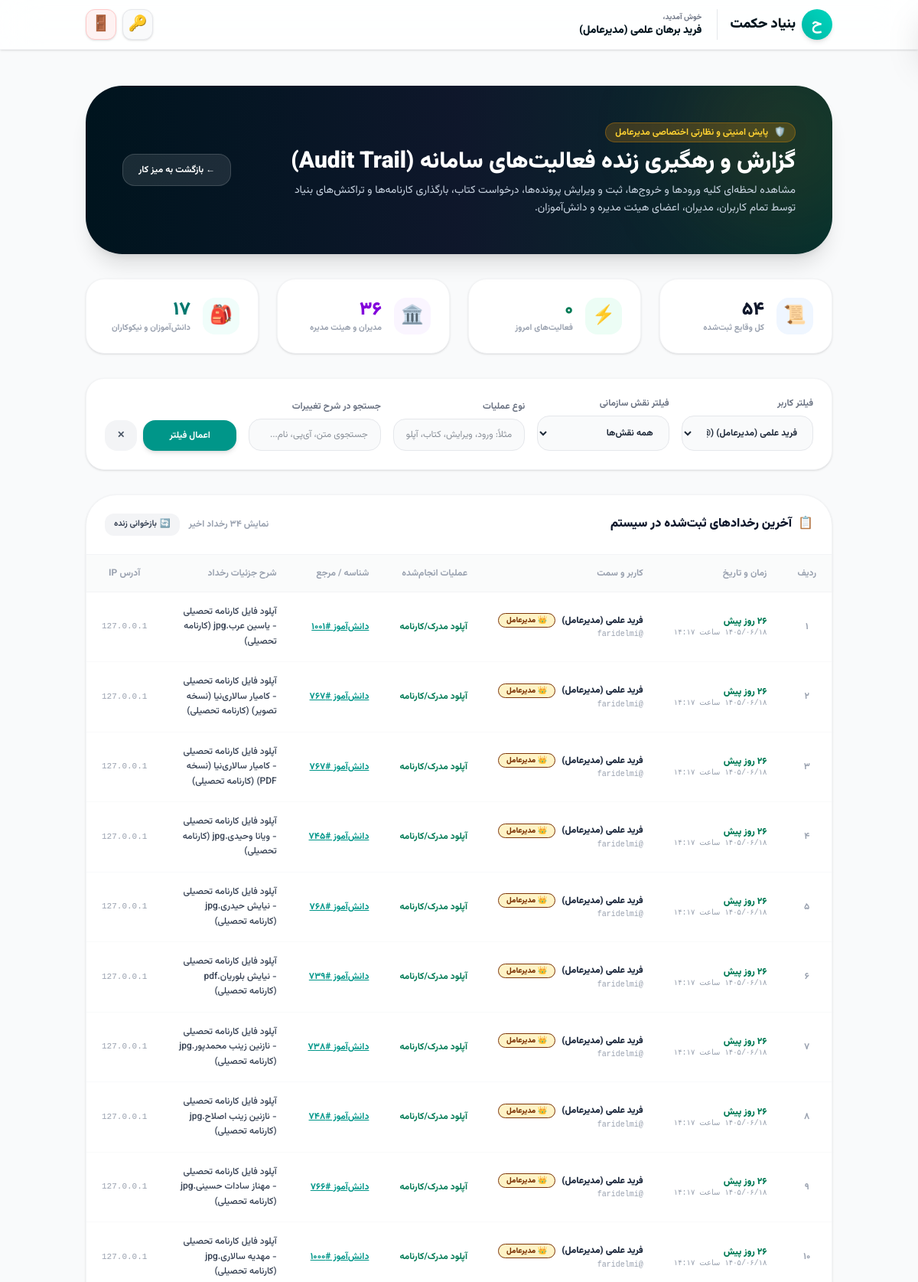
Screenshot of /admin/audit-logs.php?user=faridelmi (signed in, upper part) with the database file from the repository.
### tables this page shows
CREATE TABLE audit_logs (
    id INTEGER PRIMARY KEY AUTOINCREMENT,
    user_id INTEGER,
    username TEXT,
    user_name TEXT,
    role TEXT,
    action TEXT,
    target_type TEXT,
    target_id INTEGER,
    description TEXT,
    ip_address TEXT,
    created_at TEXT
);

### admin/audit-logs.php (the view, shortened to what the rows shown need)
<?php
require_once '../includes/db.php';
require_once '../includes/auth.php';
$filter_user = trim($_GET['user'] ?? '');
$where_clauses = ["1=1"];
$params = [];
if ($filter_user !== '') {
    $where_clauses[] = "username = ?";
    $params[] = $filter_user;
}
$where_sql = implode(" AND ", $where_clauses);
$query = "SELECT * FROM audit_logs WHERE $where_sql ORDER BY id DESC LIMIT 150";
$stmt = $pdo->prepare($query);
$stmt->execute($params);
$logs = $stmt->fetchAll();
?>
<!DOCTYPE html>
<html lang="fa" dir="rtl">
<head>
<link rel="stylesheet" href="/assets/tailwind.min.css">
</head>
<body class="bg-gray-50 text-gray-800 antialiased min-h-screen">
    <main class="container mx-auto px-4 md:px-6 py-8">
        <div class="bg-gradient-to-r from-primary-900 via-slate-900 to-teal-950 rounded-[3rem] p-8 md:p-12 text-white shadow-xl relative overflow-hidden mb-8">
            <div class="flex flex-col md:flex-row justify-between items-start md:items-center gap-6 relative z-10">
                <div class="space-y-2">
                    <h1 class="text-2xl md:text-3xl font-black">گزارش و رهگیری زنده فعالیت‌های سامانه (Audit Trail)</h1>
                </div>
            </div>
        </div>
        <div class="bg-white rounded-[2.5rem] border border-gray-100 shadow-sm overflow-hidden">
            <div class="overflow-x-auto">
                <table class="w-full text-right text-xs">
                    <thead>
                        <tr class="bg-gray-50/80 text-gray-400 font-bold border-b border-gray-100 uppercase">
                            <th class="py-4 px-5 text-center w-14">ردیف</th>
                            <th class="py-4 px-5">زمان و تاریخ</th>
                            <th class="py-4 px-5">کاربر و سمت</th>
                            <th class="py-4 px-5">عملیات انجام‌شده</th>
                            <th class="py-4 px-5">شناسه / مرجع</th>
                            <th class="py-4 px-5">شرح جزئیات رخداد</th>
                            <th class="py-4 px-5 text-center">آدرس IP</th>
                        </tr>
                    </thead>
                    <tbody class="divide-y divide-gray-50 font-medium">
                        <?php if (empty($logs)): ?>
                            <tr>
                                <td colspan="7" class="py-16 text-center text-gray-400">
                                    <div class="text-4xl mb-3 opacity-30">🔍</div>
                                    <p class="font-bold text-sm">هیچ رخدادی با این شرایط یافت نشد.</p>
                                </td>
                            </tr>
                        <?php else: ?>
                            <?php foreach ($logs as $idx => $lg): ?>
                                <?php
                                $action_color = 'text-slate-800';
                                if (strpos($lg['action'], 'ورود') !== false) {
                                    $action_color = 'text-blue-600 font-bold';
                                } elseif (strpos($lg['action'], 'حذف') !== false || strpos($lg['action'], 'ناموفق') !== false) {
                                    $action_color = 'text-rose-600 font-bold';
                                } elseif (strpos($lg['action'], 'ویرایش') !== false || strpos($lg['action'], 'به‌روزرسانی') !== false) {
                                    $action_color = 'text-amber-700 font-bold';
                                } elseif (strpos($lg['action'], 'ثبت') !== false || strpos($lg['action'], 'آپلود') !== false || strpos($lg['action'], 'کتاب') !== false) {
                                    $action_color = 'text-emerald-700 font-bold';
                                }
                                ?>
                                <tr class="hover:bg-gray-50/80 transition-colors">
                                    <td class="py-4 px-5 text-center text-gray-400 font-bold"><?php echo toFarsiDigits($idx + 1); ?></td>
                                    <td class="py-4 px-5 whitespace-nowrap">
                                        <div class="font-black text-emerald-700 text-xs"><?php echo time_ago_fa($lg['created_at']); ?></div>
                                        <div class="text-[10px] text-gray-400 font-mono"><?php echo formatJalaliDateTime($lg['created_at']); ?></div>
                                    </td>
                                    <td class="py-4 px-5 whitespace-nowrap">
                                        <div class="flex items-center gap-2">
                                            <span class="font-black text-slate-800"><?php echo htmlspecialchars($lg['user_name'] ?: $lg['username']); ?></span>
                                            <?php echo get_role_badge_html($lg['role'], $lg['username']); ?>
                                        </div>
                                        <span class="text-[10px] text-gray-400 font-mono">@<?php echo htmlspecialchars($lg['username']); ?></span>
                                    </td>
                                    <td class="py-4 px-5 <?php echo $action_color; ?> whitespace-nowrap">
                                        <?php echo htmlspecialchars($lg['action']); ?>
                                    </td>
                                    <td class="py-4 px-5 whitespace-nowrap">
                                        <?php if ($lg['target_type'] === 'student' && $lg['target_id'] > 0): ?>
                                            <a href="../person-detail.php?id=<?php echo $lg['target_id']; ?>" target="_blank" class="text-teal-600 hover:text-teal-800 underline font-bold">
                                                دانش‌آموز #<?php echo toFarsiDigits($lg['target_id']); ?>
                                            </a>
                                        <?php elseif ($lg['target_type'] === 'donor' && $lg['target_id'] > 0): ?>
                                            <a href="../donor-detail.php?id=<?php echo $lg['target_id']; ?>" target="_blank" class="text-blue-600 hover:text-blue-800 underline font-bold">
                                                نیکوکار #<?php echo toFarsiDigits($lg['target_id']); ?>
                                            </a>
                                        <?php elseif ($lg['target_type'] === 'student_book_requests' || $lg['target_type'] === 'library_books'): ?>
                                            <a href="library.php" target="_blank" class="text-indigo-600 hover:text-indigo-800 underline font-bold">
                                                کتابخانه #<?php echo toFarsiDigits($lg['target_id']); ?>
                                            </a>
                                        <?php elseif (!empty($lg['target_type'])): ?>
                                            <span class="text-gray-500 font-mono text-[11px]"><?php echo htmlspecialchars($lg['target_type']); ?> #<?php echo toFarsiDigits($lg['target_id']); ?></span>
                                        <?php else: ?>
                                            <span class="text-gray-300">---</span>
                                        <?php endif; ?>
                                    </td>
                                    <td class="py-4 px-5 text-gray-700 leading-relaxed max-w-md">
                                        <?php echo htmlspecialchars($lg['description']); ?>
                                    </td>
                                    <td class="py-4 px-5 text-center text-gray-400 font-mono text-[11px]" dir="ltr">
                                        <?php echo htmlspecialchars($lg['ip_address'] ?: '127.0.0.1'); ?>
                                    </td>
                                </tr>
                            <?php endforeach; ?>
                        <?php endif; ?>
                    </tbody>
                </table>
            </div>
        </div>
    </main>
</body>
</html>

### includes/auth.php (shortened to what the rows shown need)
<?php
require_once __DIR__ . '/db.php';
function get_role_badge_html($role, $username = '') {
    if ($role === 'superadmin' || $username === 'faridelmi') {
        return '<span class="bg-amber-100 text-amber-900 border border-amber-300 px-2.5 py-0.5 rounded-full text-[10px] font-black inline-flex items-center gap-1">👑 مدیرعامل</span>';
    } elseif ($role === 'secretary' || $username === 'abbasi') {
        return '<span class="bg-purple-100 text-purple-900 border border-purple-300 px-2.5 py-0.5 rounded-full text-[10px] font-black inline-flex items-center gap-1">👩‍💼 منشی بنیاد</span>';
    } elseif ($role === 'education_deputy' || $username === 'fartash') {
        return '<span class="bg-blue-100 text-blue-900 border border-blue-300 px-2.5 py-0.5 rounded-full text-[10px] font-black inline-flex items-center gap-1">🎓 معاونت آموزش (خانم فرتاش)</span>';
    } elseif ($role === 'board_member') {
        return '<span class="bg-indigo-100 text-indigo-900 border border-indigo-300 px-2.5 py-0.5 rounded-full text-[10px] font-black inline-flex items-center gap-1">🏛️ هیئت مدیره</span>';
    } elseif ($role === 'data_operator' || $username === 'viana') {
        return '<span class="bg-teal-100 text-teal-900 border border-teal-300 px-2.5 py-0.5 rounded-full text-[10px] font-black inline-flex items-center gap-1">💻 اپراتور دیتابیس</span>';
    } elseif ($role === 'student') {
        return '<span class="bg-emerald-100 text-emerald-900 border border-emerald-300 px-2.5 py-0.5 rounded-full text-[10px] font-black inline-flex items-center gap-1">🎒 دانش‌آموز</span>';
    } elseif ($role === 'benefactor') {
        return '<span class="bg-cyan-100 text-cyan-900 border border-cyan-300 px-2.5 py-0.5 rounded-full text-[10px] font-black inline-flex items-center gap-1">💎 نیکوکار</span>';
    } elseif ($role === 'security') {
        return '<span class="bg-rose-100 text-rose-900 border border-rose-300 px-2.5 py-0.5 rounded-full text-[10px] font-black inline-flex items-center gap-1">🚨 هشدار امنیتی</span>';
    } else {
        return '<span class="bg-gray-100 text-gray-800 border border-gray-200 px-2.5 py-0.5 rounded-full text-[10px] font-bold inline-flex items-center gap-1">' . htmlspecialchars($role ?: 'کاربر') . '</span>';
    }
}
    ?>

### rows the page displays
audit_logs: idx "۱", created_at "۲۶ روز پیش", created_at "۱۴۰۵/۰۶/۱۸ ساعت ۱۴:۱۷", user_name "فرید علمی (مدیرعامل)", role "👑 مدیرعامل", username "faridelmi", action "آپلود مدرک/کارنامه", target "۱۰۰۱", description "آپلود فایل کارنامه تحصیلی - یاسین عرب.jpg (کارنامه تحصیلی)", ip_address "127.0.0.1"
audit_logs: idx "۲", created_at "۲۶ روز پیش", created_at "۱۴۰۵/۰۶/۱۸ ساعت ۱۴:۱۷", user_name "فرید علمی (مدیرعامل)", role "👑 مدیرعامل", username "faridelmi", action "آپلود مدرک/کارنامه", target "۷۶۷", description "آپلود فایل کارنامه تحصیلی - کامیار سالاری‌نیا (نسخه تصویر) (کارنامه تحصیلی)", ip_address "127.0.0.1"
audit_logs: idx "۳", created_at "۲۶ روز پیش", created_at "۱۴۰۵/۰۶/۱۸ ساعت ۱۴:۱۷", user_name "فرید علمی (مدیرعامل)", role "👑 مدیرعامل", username "faridelmi", action "آپلود مدرک/کارنامه", target "۷۶۷", description "آپلود فایل کارنامه تحصیلی - کامیار سالاری‌نیا (نسخه PDF) (کارنامه تحصیلی)", ip_address "127.0.0.1"
audit_logs: idx "۴", created_at "۲۶ روز پیش", created_at "۱۴۰۵/۰۶/۱۸ ساعت ۱۴:۱۷", user_name "فرید علمی (مدیرعامل)", role "👑 مدیرعامل", username "faridelmi", action "آپلود مدرک/کارنامه", target "۷۴۵", description "آپلود فایل کارنامه تحصیلی - ویانا وحیدی.jpg (کارنامه تحصیلی)", ip_address "127.0.0.1"
audit_logs: idx "۵", created_at "۲۶ روز پیش", created_at "۱۴۰۵/۰۶/۱۸ ساعت ۱۴:۱۷", user_name "فرید علمی (مدیرعامل)", role "👑 مدیرعامل", username "faridelmi", action "آپلود مدرک/کارنامه", target "۷۶۸", description "آپلود فایل کارنامه تحصیلی - نیایش حیدری.jpg (کارنامه تحصیلی)", ip_address "127.0.0.1"
audit_logs: idx "۶", created_at "۲۶ روز پیش", created_at "۱۴۰۵/۰۶/۱۸ ساعت ۱۴:۱۷", user_name "فرید علمی (مدیرعامل)", role "👑 مدیرعامل", username "faridelmi", action "آپلود مدرک/کارنامه", target "۷۳۹", description "آپلود فایل کارنامه تحصیلی - نیایش بلوریان.pdf (کارنامه تحصیلی)", ip_address "127.0.0.1"
audit_logs: idx "۷", created_at "۲۶ روز پیش", created_at "۱۴۰۵/۰۶/۱۸ ساعت ۱۴:۱۷", user_name "فرید علمی (مدیرعامل)", role "👑 مدیرعامل", username "faridelmi", action "آپلود مدرک/کارنامه", target "۷۳۸", description "آپلود فایل کارنامه تحصیلی - نازنین زینب محمدپور.jpg (کارنامه تحصیلی)", ip_address "127.0.0.1"
audit_logs: idx "۸", created_at "۲۶ روز پیش", created_at "۱۴۰۵/۰۶/۱۸ ساعت ۱۴:۱۷", user_name "فرید علمی (مدیرعامل)", role "👑 مدیرعامل", username "faridelmi", action "آپلود مدرک/کارنامه", target "۷۴۸", description "آپلود فایل کارنامه تحصیلی - نازنین زینب اصلاح.jpg (کارنامه تحصیلی)", ip_address "127.0.0.1"
audit_logs: idx "۹", created_at "۲۶ روز پیش", created_at "۱۴۰۵/۰۶/۱۸ ساعت ۱۴:۱۷", user_name "فرید علمی (مدیرعامل)", role "👑 مدیرعامل", username "faridelmi", action "آپلود مدرک/کارنامه", target "۷۶۶", description "آپلود فایل کارنامه تحصیلی - مهناز سادات حسینی.jpg (کارنامه تحصیلی)", ip_address "127.0.0.1"
audit_logs: idx "۱۰", created_at "۲۶ روز پیش", created_at "۱۴۰۵/۰۶/۱۸ ساعت ۱۴:۱۷", user_name "فرید علمی (مدیرعامل)", role "👑 مدیرعامل", username "faridelmi", action "آپلود مدرک/کارنامه", target "۱۰۰۰", description "آپلود فایل کارنامه تحصیلی - مهدیه سالاری.jpg (کارنامه تحصیلی)", ip_address "127.0.0.1"

### other values shown
$user_name "فرید برهان علمی (مدیرعامل)"
toFarsiDigits($total_logs) "۵۴"
toFarsiDigits($today_logs) "۰"
toFarsiDigits($board_staff_logs) "۳۶"
toFarsiDigits($student_donor_logs) "۱۷"
form field user "فرید علمی (مدیرعامل) (@faridelmi)"
